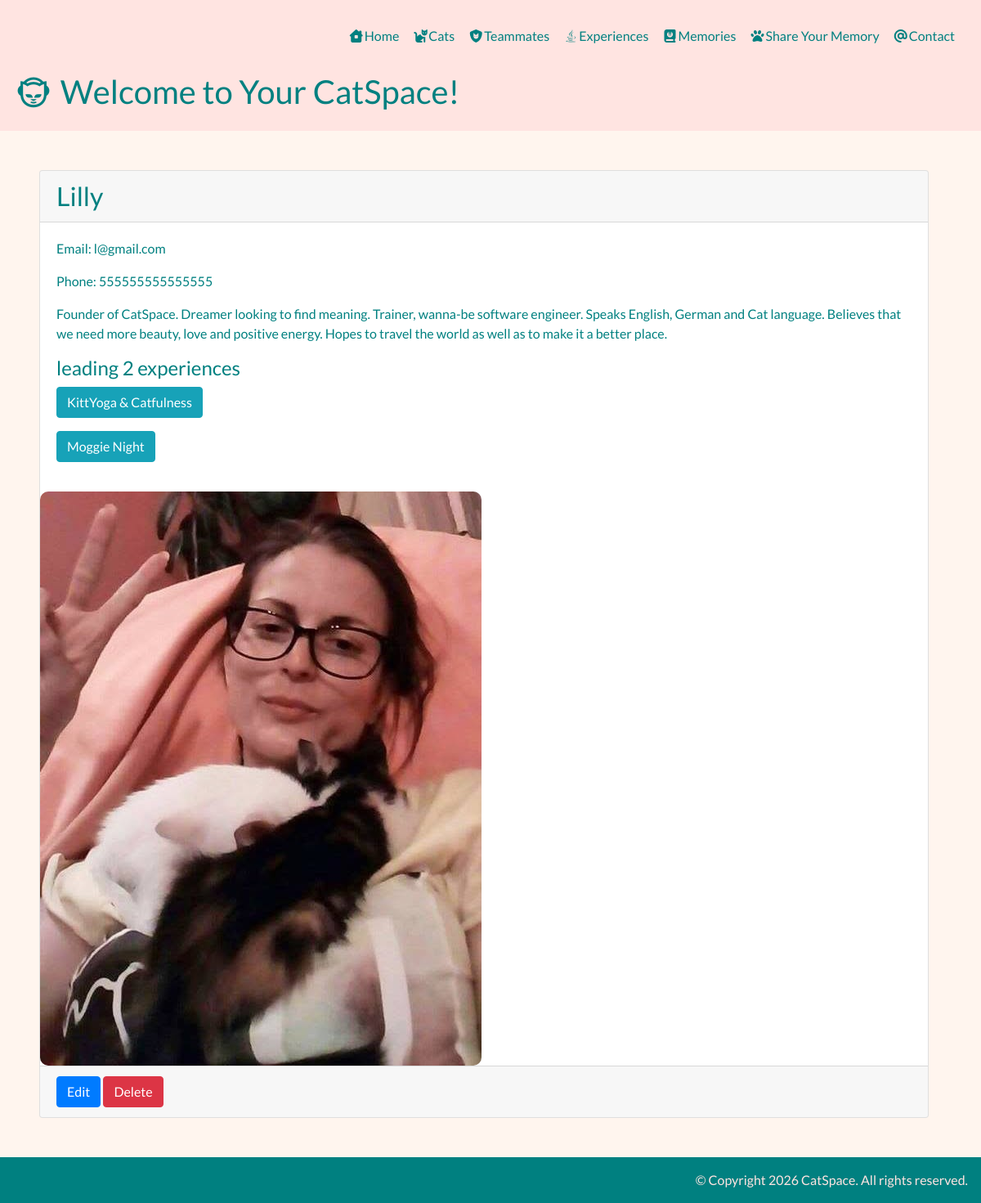
The page /teammates/1/ on the database as committed earlier.
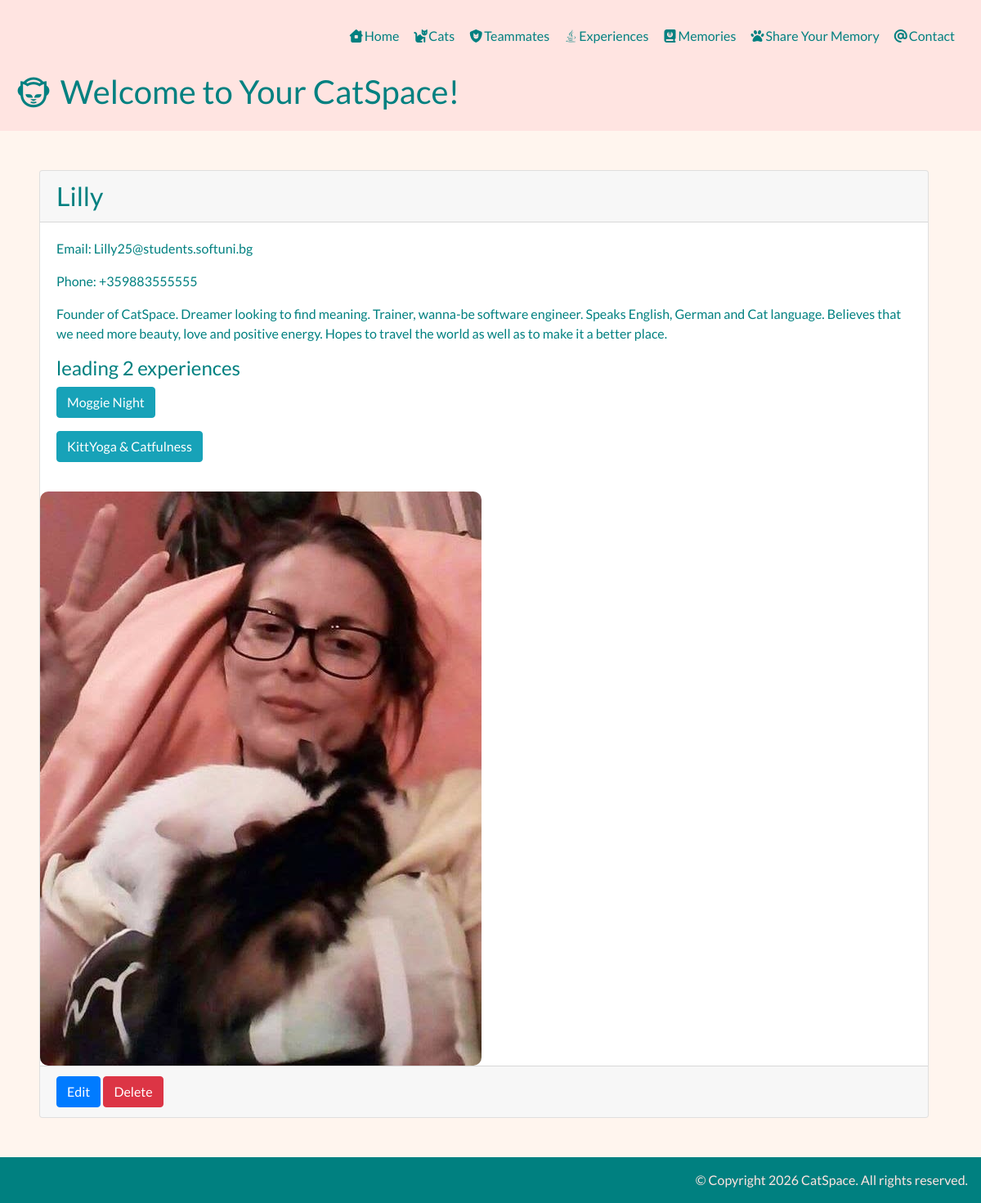
The same page on the database as committed later.
### teammates/models.py (models this page shows, shortened)
class Teammate(TimeStampMixin):
    name = models.CharField(max_length=30)
    description = models.TextField(blank=True)
    email = models.EmailField(max_length=100, unique=True)
    phone = PhoneNumberField(region="BG", blank=True, null=True)
    image_url = models.URLField(blank=True, null=True)
    username = models.CharField(max_length=30, unique=True, validators=[RegexValidator(r"^\w+\Z")])

### experiences/models.py (models this page shows, shortened)
class Experience(TimeStampMixin):
    name = models.CharField(max_length=30, unique=True)
    description = models.TextField(blank=True)
    cover_image_url = models.URLField(null=True, blank=True)
    price = models.DecimalField(max_digits=5, decimal_places=2, validators=[MinValueValidator(0)])
    teammate = models.ForeignKey("teammates.Teammate", on_delete=models.SET_NULL, null=True, blank=True,
                                 related_name="experiences")
    is_available = models.BooleanField(default=True, blank=True)
    slug = models.SlugField(blank=True, unique=True)
    class Meta:
        ordering = ["-updated_at"]
    def __str__(self) -> str:
        return self.name

### teammates/views.py (the view)
# urls.py: path("", views.TeammateDetail.as_view(), name="detail"),
class TeammateDetail(DetailView):
    queryset = Teammate.objects.prefetch_related("experiences")

### templates/teammates/teammate_detail.html
{% extends "base.html" %}
{% block content %}
    <div class="card">
        <h2 class="card-header">{{ teammate.name }}</h2>
        <div class="card-body">
            <p>Email: {{ teammate.email }}</p>
            {% if teammate.phone %}<p>Phone: {{ teammate.phone }}</p>{% endif %}
            {% if teammate.description %}<p>{{ teammate.description }}</p>{% endif %}
            {% if teammate.experiences.count %}
                <h4>leading {{ teammate.experiences.count }} experiences </h4>
                {% for experience in teammate.experiences.all %}
                    <p><a href="{% url 'experiences:detail' experience.slug %}"
                          class="btn btn-info">{{ experience }}</a></p>
                {% endfor %}
            {% endif %}
        </div>
        <div class="card-img">
            {% if teammate.image_url %}
                <img src="{{ teammate.image_url }}" alt="Profile Image">
            {% endif %}
        </div>
        <div class="card-footer">
            <a href="{% url 'teammates:update' teammate.pk %}" class="btn btn-primary">Edit</a>
            <a href="{% url 'teammates:delete' teammate.pk %}" class="btn btn-danger">Delete</a>
        </div>
    </div>
{% endblock %}

### templates/base.html (shortened to what this page needs)
{% load static %}
<!DOCTYPE html>
<html lang="en">
<head>
    <link rel="stylesheet" href="https://cdn.jsdelivr.net/npm/bootstrap@4.0.0/dist/css/bootstrap.min.css"
>
    <link rel="stylesheet" href="https://cdnjs.cloudflare.com/ajax/libs/font-awesome/7.3.1/css/all.min.css">
    <link rel="stylesheet" href="{% static 'css/styles.css' %}">
</head>
<body>
<header class="p-3">
    {% include "common/navigation.html" %}
    {% block header %}
        <h1><a href="{% url 'home' %}"><i class="fa-brands fa-napster"></i></a> Welcome to Your CatSpace!</h1>
    {% endblock %}
</header>
<main class="m-5">
    {% block content %}
    {% endblock %}
</main>
<footer class="mt-5 mb-0 p-3">
    <div class="mb-0 text-right">&copy Copyright {% now "Y" %} CatSpace. All rights reserved.</div>
</footer>
</body>
</html>

### templates/common/navigation.html
<nav class="p-3">
    <ul>
        <li><a href="{% url 'home' %}"><i class="fa-solid fa-house-chimney-window"></i>Home</a></li>
        <li><a href="{% url 'cats:list' %}"><i class="fa-solid fa-cat"></i>Cats</a></li>
        <li><a href="{% url 'teammates:list' %}"><i class="fa-solid fa-shield-cat"></i>Teammates</a></li>
        <li><a href="{% url 'experiences:list' %}"><i class="fa-brands fa-java"></i>Experiences</a></li>
        <li><a href="{% url 'memories:list' %}"><i class="fa-solid fa-book-journal-whills"></i>Memories</a></li>
        <li><a href="{% url 'memories:create' %}"><i class="fa-solid fa-paw"></i>Share Your Memory</a></li>
        <li><a href="{% url 'contact' %}"><i class="fa-solid fa-at"></i>Contact</a></li>
    </ul>
</nav>

### static/css/styles.css (style rules this page uses)
body { background-color: seashell; font-family: 'Lato', sans-serif; color: teal; }
header { background-color: mistyrose; color: teal; }
nav ul { display: flex; flex-direction: row; justify-content: right; gap: 1rem; list-style-type: none; }
nav ul li a, h1 a i { color: teal; }
.card { margin-bottom: 1rem; margin-right: 1rem; }
img { border-radius: 10px; }
footer { background-color: teal; color: mistyrose; }

Rows that differ between the two databases and show on the page:
changed Teammate "Lilly": email "l@gmail.com" → "Lilly25@students.softuni.bg"; phone "555555555555555" → "+359883555555"
changed Experience "Moggie Night": moves up the list
